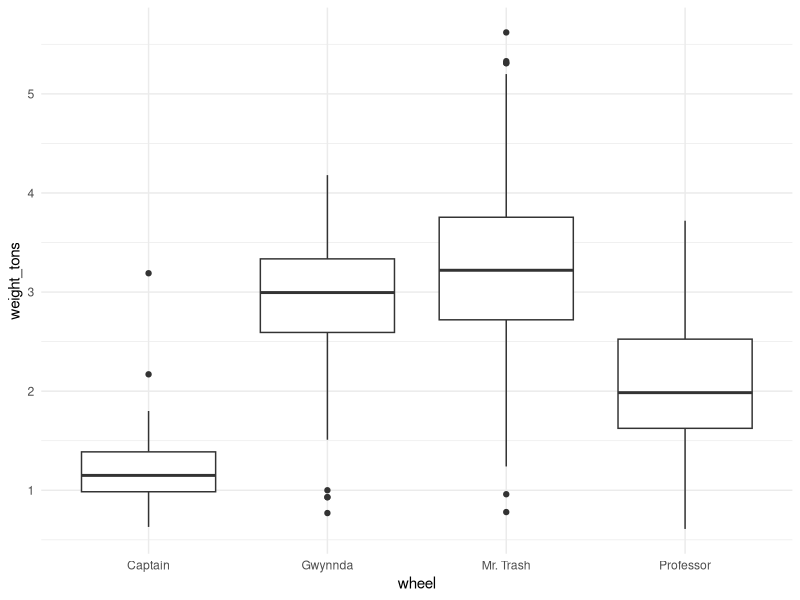

Source code (R):
## ---- chunk 1
# This "setup" chunk specifies global options
# for handling code, plots, etc in your doc.
  knitr::opts_chunk$set(
    eval = TRUE,
    echo = FALSE, 
    warning = FALSE, 
    message = FALSE,
    fig.align = 'center'
  )  

# This is the appropriate place to load packages,
# import data, set themes, and more
  library(tidyverse)
  library(kableExtra)

  df = read_csv('trash_wheels.csv')
## ---- chunk 2
  df %>%
    group_by(wheel) %>%
    summarise(
      Min = min(weight_tons),
      Mean = mean(weight_tons),
      Max = max(weight_tons)
    ) %>%
    kable(
      caption = 'Trash weight (tons) by wheel', 
      digits = 1L,
      format = 'latex',
      booktabs = TRUE
    )
## ---- chunk 3
  df %>%
    ggplot(aes(x = wheel, y = weight_tons)) +
    geom_boxplot() +
    theme_minimal()
